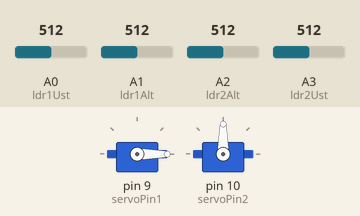
Recording of a sketch running on a simulated Arduino Uno, built with avr-gcc and run on an emulated ATmega328P. Shown: 2 × servo. Inputs (shaded band) come from the test bench; at power-on: A1 (ldr1Alt) = 512, A2 (ldr2Alt) = 512, A0 (ldr1Ust) = 512, A3 (ldr2Ust) = 512.

Above: at 2.2 s.
2.3 s: A1 (ldr1Alt) set to 541
3.8 s: A1 (ldr1Alt) set to 562
At 4.1 s:
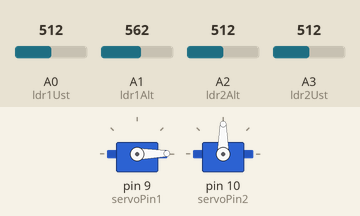
6.8 s: A2 (ldr2Alt) set to 716
At 7.8 s:
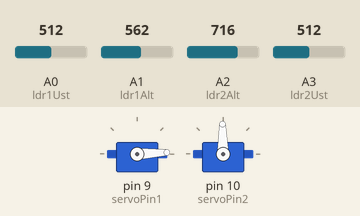
9.8 s: A0 (ldr1Ust) set to 716
12.8 s: A3 (ldr2Ust) set to 657
14.8 s: A3 (ldr2Ust) set to 685
At 16.7 s:
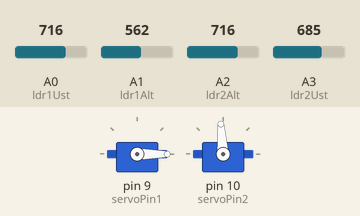
Timing chart, 0 to 18.0 s (numbered marks = the images above; inputs shaded):
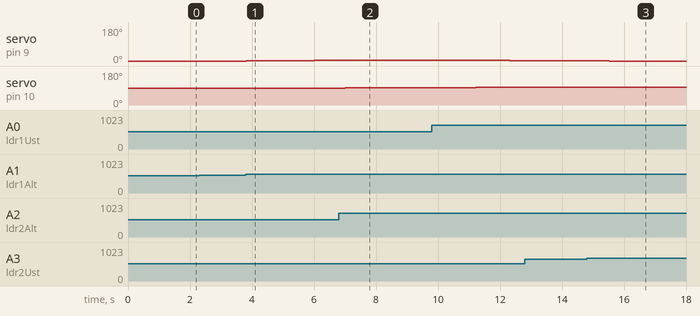

Measured:
- after the input at 2.3 s, every drawn part: stays the same
- after the input at 3.8 s, servo on pin 9 (servoPin1): 0° → 1° at once, → 2° 1.1 s later, → 3° 1.1 s later
- after the input at 6.8 s, servo on pin 10 (servoPin2): 90° → 91° after 0.21 s, → 92° 2.1 s later
- after the input at 14.8 s, servo on pin 9 (servoPin1): 1° → 0° after 0.72 s instead of 1.7 s; servo on pin 10 (servoPin2): stays 94° (without the input it goes to 95° after 0.62 s)

The sketch:

MPPT_Solar_Tracker.ino
```cpp
#include <Servo.h>

Servo myServo1;
Servo myServo2;

// ===== 1. MOTOR =====
const int servoPin1 = 9;
const int ldr1Ust = A0;
const int ldr1Alt = A1;

const int startAngle1 = 0;
const int endAngle1 = 45;
int currentAngle1 = 0;

// ===== 2. MOTOR =====
const int servoPin2 = 10;
const int ldr2Ust = A3;
const int ldr2Alt = A2;

const int startAngle2 = 0;
const int endAngle2 = 180;
int currentAngle2 = 90; // orta nokta

// Ortak ayarlar
const int esikDeger = 40;
const int delayTime = 1000; // ÇOK YAVAŞ

void setup() {
  // 1. motor
  myServo1.attach(servoPin1);
  myServo1.write(currentAngle1);

  // 2. motor
  myServo2.attach(servoPin2);
  myServo2.write(currentAngle2);

  delay(1000);
}

void loop() {
  // ===== 1. MOTOR OKUMA =====
  int ustDeger1 = analogRead(ldr1Ust);
  int altDeger1 = analogRead(ldr1Alt);
  int fark1 = ustDeger1 - altDeger1;

  if (fark1 > esikDeger && currentAngle1 > startAngle1) {
    currentAngle1--;
    myServo1.write(currentAngle1);
    delay(delayTime);
  }
  else if (fark1 < -esikDeger && currentAngle1 < endAngle1) {
    currentAngle1++;
    myServo1.write(currentAngle1);
    delay(delayTime);
  }

  // ===== 2. MOTOR OKUMA =====
  int ustDeger2 = analogRead(ldr2Ust);
  int altDeger2 = analogRead(ldr2Alt);
  int fark2 = ustDeger2 - altDeger2;

  if (fark2 > esikDeger && currentAngle2 > startAngle2) {
    currentAngle2--;
    myServo2.write(currentAngle2);
    delay(delayTime);
  }
  else if (fark2 < -esikDeger && currentAngle2 < endAngle2) {
    currentAngle2++;
    myServo2.write(currentAngle2);
    delay(delayTime);
  }

  delay(100);
}
```
